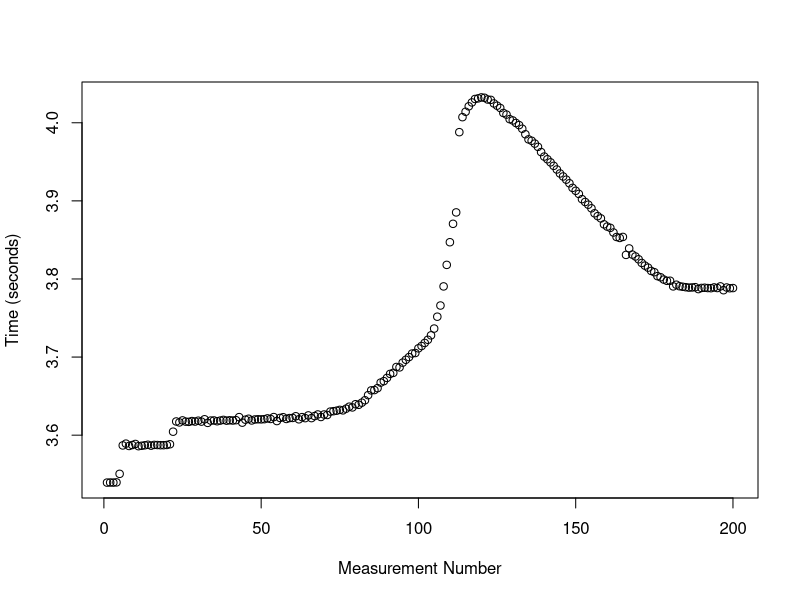
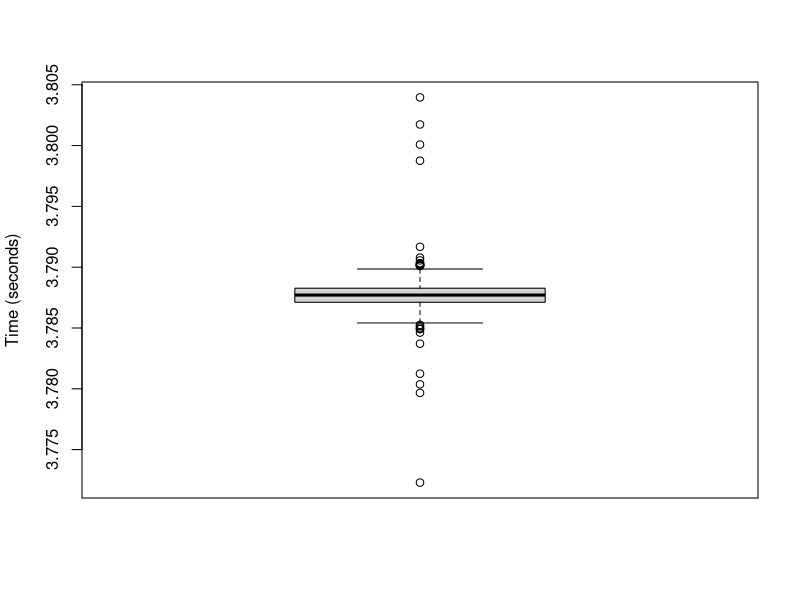
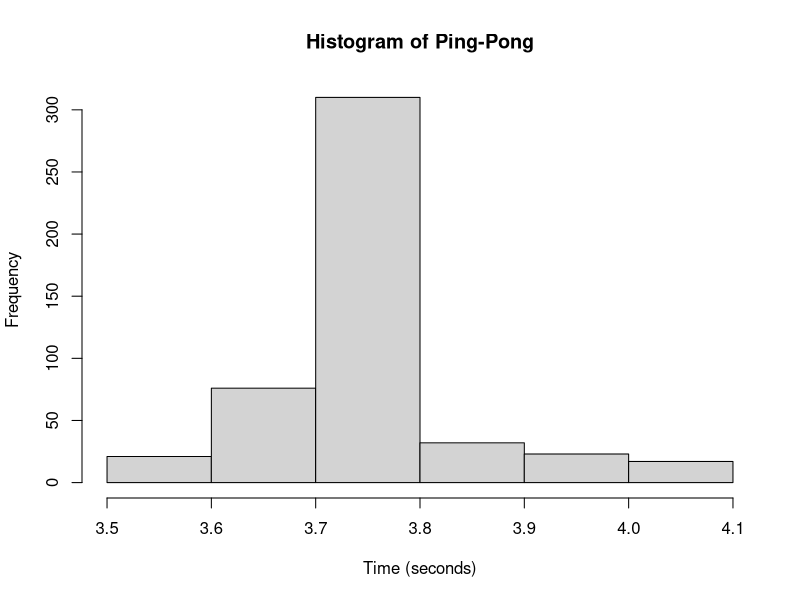
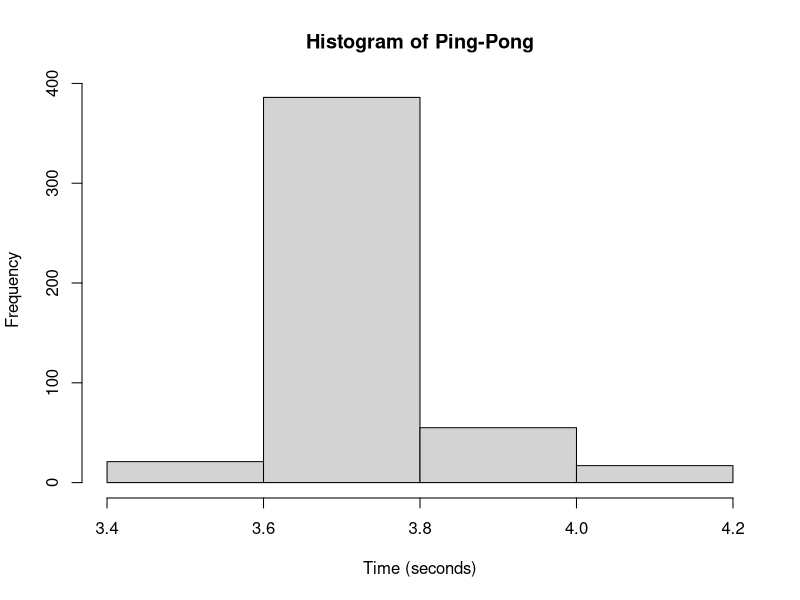

Recreate these plots in R, in order.
## ---- chunk 1
knitr::opts_chunk$set(echo = TRUE)
## ---- chunk 2
set.seed(42);
times <- rnorm(n = 50, mean = 4, sd = 1.5);
write.csv(times, "pp-synthetic.csv", row.names = FALSE);
## ---- chunk 3
df <- read.csv("data/IterDuration.csv", header=TRUE, col.names=c("time"))
head(df);
## ---- chunk 4
dfhead <- head(df$time,200);
dftail <- tail(df$time,length(df$time)-length(dfhead));
plot(dfhead, ylab="Time (seconds)", xlab="Measurement Number");
## ---- chunk 5
summary(df$time);
## ---- chunk 6
boxplot(dftail, ylab="Time (seconds)")
## ---- chunk 7
hist(df$time, breaks=7, xlab="Time (seconds)", main="Histogram of Ping-Pong")
## ---- chunk 8
hist(df$time, breaks=2, xlab="Time (seconds)", main="Histogram of Ping-Pong")
## ---- chunk 9
sd(df$time)
## ---- chunk 10
mean(df$time)
sd(df$time)
## ---- chunk 11
df1 <- read.csv("data/PP_size_1.csv");
head(df1);
## ---- chunk 12
df <- read.csv("data/IterDuration.csv");
head(df);
